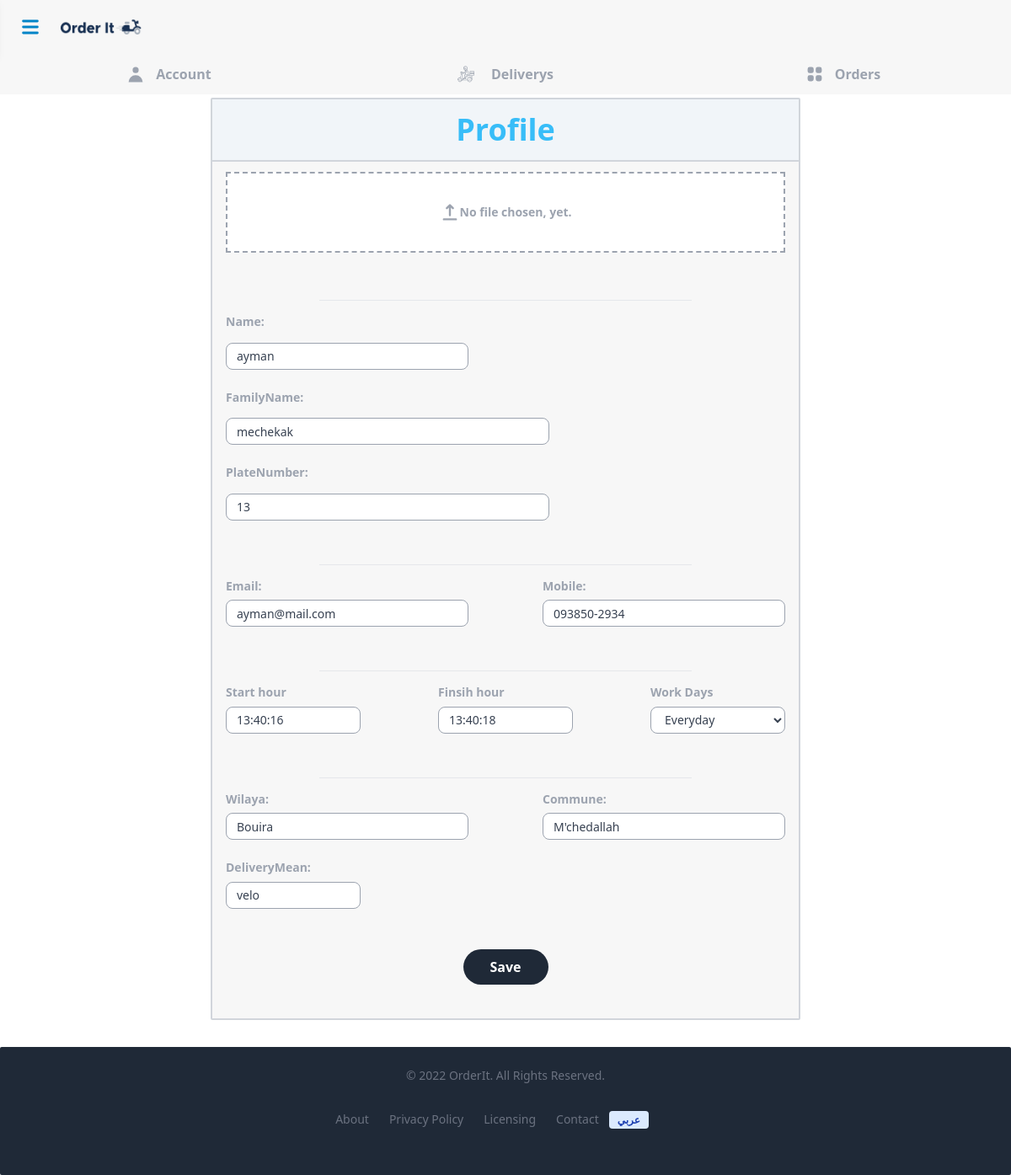
The app's page /en/delivery_man/profile/update/ (signed in) with its own data.
### delivery_man/models.py (models this page shows, shortened)
class DeliveryMan(models.Model):
    user=models.ForeignKey(User, on_delete=models.CASCADE,null=True)
    nom=models.CharField(max_length=100,blank=True,null=True)
    avatar = models.ImageField(upload_to="driver_avatars", blank=True)
    plate_number = models.IntegerField(null=True, blank=True)
    prenom=models.CharField(max_length=100,blank=True,null=True)
    wilaya=models.CharField(max_length=100,blank=True,null=True)
    commune=models.CharField(max_length=100,blank=True,null=True)
    mobile=models.CharField(max_length=100,blank=True,null=True)
    email=models.EmailField()
    moyen_de_livraison=models.CharField(max_length=100,blank=True,null=True)
    heur_debut_desponible=models.TimeField()
    heur_fin_desponible=models.TimeField()
    jour_desponibilite=models.CharField(choices=days ,max_length=100,blank=True,null=True)
    lat=models.CharField(null=True,blank=True,max_length=120)
    long=models.CharField(null=True,blank=True,max_length=120)

### delivery_man/views.py (the view, shortened to what this page needs)
# urls.py: path('profile/update/', views.driver_update_profile.as_view(),name='account-update')
class driver_update_profile(mixins.RegistredPartnerOnly,UpdateView):
    model=DeliveryMan
    fields=['nom','prenom','plate_number','avatar','wilaya','commune','mobile','email','moyen_de_livraison','heur_debut_desponible','heur_fin_desponible','jour_desponibilite',]
    template_name='delivery_man/accountUpdate.html'
    def get_object(self ):
        deliveryman=DeliveryMan.objects.get(user=self.request.user)
        return deliveryman

### cart/context_processors.py (called while the page is built)
def cart(request):
    return {'cart': Cart(request)}

### delivery_man/mixins.py (called while the page is built)
    def test_func(self):
        if self.request.user.is_authenticated:
            if self.request.user.is_delivery_man:
                return True
            else:
                self.to_redirect='delivery_man:signup'
                return False
        else:
            self.to_redirect='users:login'
            return False

### templates/delivery_man/accountUpdate.html (shortened to what this page needs)
{%extends "delivery_man/sidebar.html"%}
{%load widget_tweaks%}
{% load i18n %}
{%block content%}
    <div class="flex justify-center mt-24  ">
        <div class="mt-9  lg:mt-5  mb-8 pb-4    w-full md:w-700 border-2 border-gray-300 bg-mygray  rounded-sm">
            <div class=" flex justify-center items-center bg-slate-100 w-full py-4 border-b-2 border-gray-300">
                <span  class=" text-sky-400 font-semibold mb-0 capitalize text-4xl">{% trans "profile"%}</span>
            </div>
    <form action="" method="post" enctype="multipart/form-data">
    <div  class=" px-4">
        <div class="flex justify-center py-3">
            <label id="file_box" for="id_avatar" class=" cursor-pointer text-gray-400 text-sm font-bold leading-tight tracking-normal
                        flex justify-center items-center w-full h-24 border-2 border-dashed  border-gray-400 bg-white hover:border-sky-500  hover:text-sky-500 ">
                            <span id="custom-text">{% trans "No file chosen, yet."%}</span>
                        </label>
        </div>
        <hr class="bg-gray-500 w-2/3 mx-auto   mt-11 ">
        <div>
            <label for="id_nom" class="pt-4 text-gray-400 text-sm font-bold leading-tight tracking-normal mb-2 block">{% trans "Name:"%}</label>
            {%render_field form.nom class="border-solid border-1  border-gray-400  focus:outline-sky-500 hover:border-sky-300  bg-white   h-8 w-72 pl-3 pr-3 sm:text-sm rounded-lg my-2 font-normal " %}
            </div>
        <div>
            <label for="id_prenom" class="pt-4 text-gray-400 text-sm font-bold leading-tight tracking-normal mb-2 block ">{% trans "FamilyName:"%}</label>
            {%render_field form.prenom class="border-solid border-1  border-gray-400  focus:outline-sky-500 hover:border-sky-300  bg-white  h-8 w-72 sm:w-96 pl-3 pr-3 sm:text-sm rounded-lg my-2 font-normal " %}
            </div>
            <div>
                <label for="id_plate_number" class="pt-4 text-gray-400 text-sm font-bold leading-tight tracking-normal mb-2 block ">{% trans "PlateNumber:"%}</label>
                {%render_field form.plate_number class="border-solid border-1  border-gray-400  focus:outline-sky-500 hover:border-sky-300  bg-white  h-8 w-72 sm:w-96 pl-3 pr-3 sm:text-sm rounded-lg my-2 font-normal " %}
                </div>
            <hr class="bg-gray-500 w-2/3 mx-auto   mt-11 ">
            <div class=" block sm:flex justify-between  ">
                <div>
                    <label for="id_email" class="pt-4 text-gray-400 text-sm font-bold leading-tight tracking-normal mb-2 block">{% trans "Email:"%}</label>
                    {%render_field form.email class="border-solid border-1  border-gray-400  focus:outline-sky-500  hover:border-sky-300 bg-white block  h-8 w-72 pl-3 pr-3 sm:text-sm rounded-lg my-2 font-normal "%}
                </div>
                <div>
                <label for="id_mobile" class="pt-4 text-gray-400 text-sm font-bold leading-tight tracking-normal mb-2 block">{% trans "Mobile:"%}</label>
                {%render_field form.mobile class="border-solid border-1  border-gray-400  focus:outline-sky-500  hover:border-sky-300 bg-white block  h-8 w-72 pl-3 pr-3 sm:text-sm rounded-lg my-2 font-normal " %}
                </div>
            </div>
            <hr class="bg-gray-500 w-2/3 mx-auto   mt-11 ">
            <div class=" block  sm:flex justify-between ">
                <div>
                <label for="id_heur_debut_desponible" class="pt-4 text-gray-400 text-sm font-bold leading-tight tracking-normal mb-2 block">{% trans "Start hour" %}</label>
                {%render_field form.heur_debut_desponible  class="border-solid border-1  border-gray-400  focus:outline-sky-500  hover:border-sky-300 bg-white block  h-8 w-40 pl-3 pr-3 sm:text-sm rounded-lg my-2 font-normal " %}
                </div>
                <div>
                <label for="id_heur_fin_desponible" class="pt-4 text-gray-400 text-sm font-bold leading-tight tracking-normal mb-2 block">{% trans "Finsih hour" %}</label>
                {%render_field form.heur_fin_desponible  class="border-solid border-1  border-gray-400  focus:outline-sky-500  hover:border-sky-300 bg-white block  h-8 w-40 pl-3 pr-3 sm:text-sm rounded-lg my-2 font-normal " %}
                </div>
                <div>
                <label for="id_jour_desponibilite" class="pt-4 text-gray-400 text-sm font-bold leading-tight tracking-normal mb-2 block">{% trans  "Work Days" %}</label>
                {%render_field form.jour_desponibilite  class="border-solid border-1  border-gray-400  focus:outline-sky-500  hover:border-sky-300 bg-white block  h-8 w-40 pl-3 pr-3 sm:text-sm rounded-lg my-2 font-normal "%}
                </div>
            </div>
            <hr class="bg-gray-500 w-2/3 mx-auto   mt-11 ">
            <div class=" block sm:flex justify-between ">
                <div>
                <label for="id_wilaya" class="pt-4 text-gray-400 text-sm font-bold leading-tight tracking-normal mb-2 block">{% trans "Wilaya:"%}</label>
                {%render_field form.wilaya class="border-solid border-1  border-gray-400  focus:outline-sky-500  hover:border-sky-300 bg-white block  h-8 w-72 pl-3 pr-3 sm:text-sm rounded-lg my-2 font-normal " %}
                </div>
                <div>
                <label for="id_commune" class="pt-4 text-gray-400 text-sm font-bold leading-tight tracking-normal mb-2 block">{% trans "Commune:"%}</label>
                {%render_field form.commune class="border-solid border-1  border-gray-400  focus:outline-sky-500  hover:border-sky-300 bg-white block  h-8 w-72 pl-3 pr-3 sm:text-sm rounded-lg my-2 font-normal " %}
                </div>
            </div>
            <div>
                <label for="id_moyen_de_livraison" class="pt-4 text-gray-400 text-sm font-bold leading-tight tracking-normal mb-2 block">{% trans "DeliveryMean:"%}</label>
                {%render_field form.moyen_de_livraison  class="border-solid border-1  border-gray-400  focus:outline-sky-500  hover:border-sky-300 bg-white block  h-8 w-40 pl-3 pr-3 sm:text-sm rounded-lg my-2 font-normal "%}
                </div>
                <div class="pt-4 w-full flex justify-center">
                    <button type="submit" class="mx-2 bg-gray-800 text-white  cursor-pointer my-6  font-semibold rounded-full h-10.5 w-26  hover:bg-sky-500  duration-400" >{% trans "Save"%}</button>
                </div>
            </div>
        </form>
    </div>
</div>
{% endblock content%}

### records on screen
DeliveryMan: nom "ayman", prenom "mechekak", plate_number "13", email "ayman@mail.com", mobile "093850-2934", heur_debut_desponible "13:40:16", heur_fin_desponible "13:40:18", jour_desponibilite "Everyday", wilaya "Bouira", commune "M'chedallah", moyen_de_livraison "velo"
